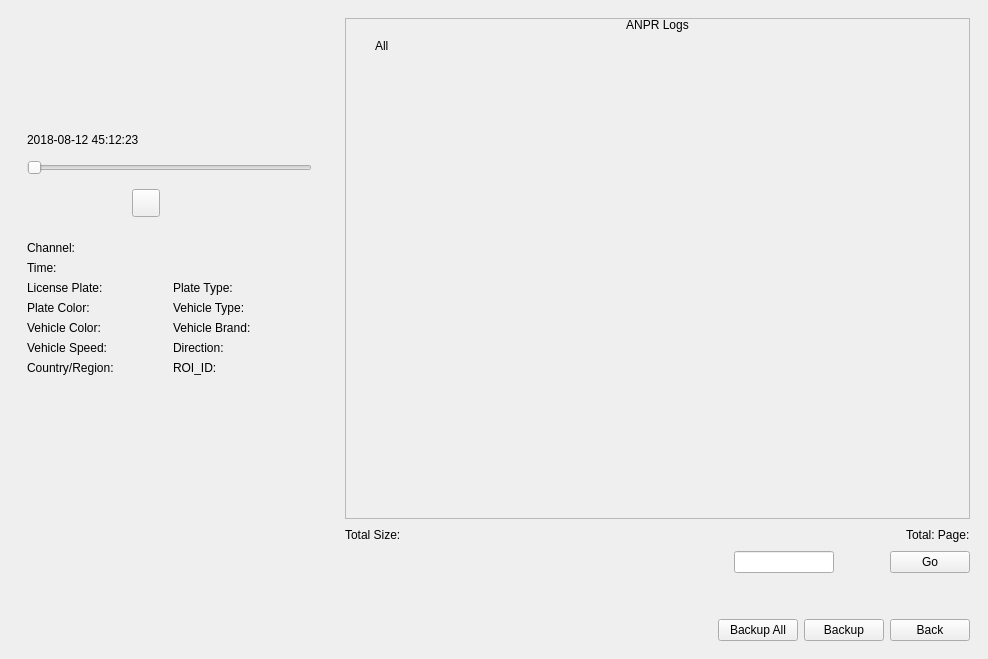
<?xml version="1.0" encoding="UTF-8"?>
<ui version="4.0">
 <class>AnprAnalysis</class>
 <widget class="QWidget" name="AnprAnalysis">
  <property name="geometry">
   <rect>
    <x>0</x>
    <y>0</y>
    <width>988</width>
    <height>659</height>
   </rect>
  </property>
  <property name="windowTitle">
   <string>Form</string>
  </property>
  <layout class="QGridLayout" name="gridLayout">
   <property name="leftMargin">
    <number>0</number>
   </property>
   <property name="topMargin">
    <number>0</number>
   </property>
   <property name="rightMargin">
    <number>0</number>
   </property>
   <property name="bottomMargin">
    <number>0</number>
   </property>
   <item row="0" column="0">
    <widget class="QStackedWidget" name="stackedWidget">
     <property name="currentIndex">
      <number>1</number>
     </property>
     <widget class="QWidget" name="page_search">
      <layout class="QVBoxLayout" name="verticalLayout">
       <item>
        <layout class="QGridLayout" name="gridLayout_2">
         <item row="8" column="1">
          <widget class="QWidget" name="widget_6" native="true">
           <layout class="QHBoxLayout" name="horizontalLayout_3">
            <property name="leftMargin">
             <number>0</number>
            </property>
            <property name="topMargin">
             <number>0</number>
            </property>
            <property name="rightMargin">
             <number>0</number>
            </property>
            <property name="bottomMargin">
             <number>0</number>
            </property>
            <item>
             <widget class="MyDateEdit" name="dateEdit_start"/>
            </item>
            <item>
             <widget class="MyTimeEdit" name="timeEdit_start"/>
            </item>
           </layout>
          </widget>
         </item>
         <item row="2" column="0">
          <widget class="QLabel" name="label_licensePlate">
           <property name="text">
            <string>License Plate</string>
           </property>
          </widget>
         </item>
         <item row="1" column="1">
          <widget class="ComboBox" name="comboBoxLicensePlateType"/>
         </item>
         <item row="4" column="1">
          <widget class="ComboBox" name="comboBoxVehicleType"/>
         </item>
         <item row="7" column="0">
          <widget class="QLabel" name="labelDirection">
           <property name="text">
            <string>Direction</string>
           </property>
          </widget>
         </item>
         <item row="6" column="0">
          <widget class="QLabel" name="labelVehicleSpeed">
           <property name="text">
            <string>Vehicle Speed</string>
           </property>
          </widget>
         </item>
         <item row="5" column="1">
          <widget class="ComboBox" name="comboBoxVehicleColor"/>
         </item>
         <item row="7" column="1">
          <widget class="ComboBox" name="comboBoxDirection"/>
         </item>
         <item row="3" column="0">
          <widget class="QLabel" name="labelPlateColor">
           <property name="text">
            <string>Plate Color</string>
           </property>
          </widget>
         </item>
         <item row="9" column="0">
          <widget class="QLabel" name="label_endTime">
           <property name="text">
            <string>End Time</string>
           </property>
          </widget>
         </item>
         <item row="8" column="0">
          <widget class="QLabel" name="label_startTime">
           <property name="text">
            <string>Start Time</string>
           </property>
          </widget>
         </item>
         <item row="3" column="1">
          <widget class="ComboBox" name="comboBoxPlateColor"/>
         </item>
         <item row="0" column="0">
          <widget class="QWidget" name="widget_1" native="true">
           <property name="sizePolicy">
            <sizepolicy hsizetype="Preferred" vsizetype="Preferred">
             <horstretch>1</horstretch>
             <verstretch>0</verstretch>
            </sizepolicy>
           </property>
           <layout class="QVBoxLayout" name="verticalLayout_2">
            <property name="leftMargin">
             <number>0</number>
            </property>
            <property name="topMargin">
             <number>0</number>
            </property>
            <property name="rightMargin">
             <number>0</number>
            </property>
            <property name="bottomMargin">
             <number>0</number>
            </property>
            <item>
             <widget class="QLabel" name="label_channel">
              <property name="text">
               <string>Channel</string>
              </property>
             </widget>
            </item>
            <item>
             <widget class="QWidget" name="widget" native="true">
              <property name="sizePolicy">
               <sizepolicy hsizetype="Preferred" vsizetype="Preferred">
                <horstretch>0</horstretch>
                <verstretch>1</verstretch>
               </sizepolicy>
              </property>
             </widget>
            </item>
           </layout>
          </widget>
         </item>
         <item row="2" column="1">
          <widget class="MyLineEdit" name="lineEdit_licensePlate">
           <property name="maxLength">
            <number>64</number>
           </property>
          </widget>
         </item>
         <item row="5" column="0">
          <widget class="QLabel" name="labelVehicleColor">
           <property name="text">
            <string>Vehicle Color</string>
           </property>
          </widget>
         </item>
         <item row="0" column="1">
          <widget class="CheckBoxGroup" name="checkBoxGroup_channel" native="true">
           <property name="sizePolicy">
            <sizepolicy hsizetype="Preferred" vsizetype="Preferred">
             <horstretch>4</horstretch>
             <verstretch>0</verstretch>
            </sizepolicy>
           </property>
          </widget>
         </item>
         <item row="1" column="0">
          <widget class="MyLabel" name="labelLicensePlateType">
           <property name="text">
            <string>License Plate Type</string>
           </property>
          </widget>
         </item>
         <item row="6" column="1">
          <widget class="QWidget" name="widget_5" native="true">
           <layout class="QHBoxLayout" name="horizontalLayout_2">
            <property name="leftMargin">
             <number>0</number>
            </property>
            <property name="topMargin">
             <number>0</number>
            </property>
            <property name="rightMargin">
             <number>0</number>
            </property>
            <property name="bottomMargin">
             <number>0</number>
            </property>
            <item>
             <widget class="ComboBox" name="comboBoxSpeed">
              <property name="sizePolicy">
               <sizepolicy hsizetype="Preferred" vsizetype="Fixed">
                <horstretch>1</horstretch>
                <verstretch>0</verstretch>
               </sizepolicy>
              </property>
             </widget>
            </item>
            <item>
             <widget class="MyLineEdit" name="lineEditSpeed">
              <property name="sizePolicy">
               <sizepolicy hsizetype="Expanding" vsizetype="Fixed">
                <horstretch>1</horstretch>
                <verstretch>0</verstretch>
               </sizepolicy>
              </property>
              <property name="maxLength">
               <number>3</number>
              </property>
             </widget>
            </item>
            <item>
             <widget class="BlueLabel" name="labelSppedText">
              <property name="text">
               <string>0~999Km/h</string>
              </property>
             </widget>
            </item>
           </layout>
          </widget>
         </item>
         <item row="4" column="0">
          <widget class="QLabel" name="labelVehicleType">
           <property name="text">
            <string>Vehicle Type</string>
           </property>
          </widget>
         </item>
         <item row="9" column="1">
          <widget class="QWidget" name="widget_7" native="true">
           <layout class="QHBoxLayout" name="horizontalLayout_4">
            <property name="leftMargin">
             <number>0</number>
            </property>
            <property name="topMargin">
             <number>0</number>
            </property>
            <property name="rightMargin">
             <number>0</number>
            </property>
            <property name="bottomMargin">
             <number>0</number>
            </property>
            <item>
             <widget class="MyDateEdit" name="dateEdit_end"/>
            </item>
            <item>
             <widget class="MyTimeEdit" name="timeEdit_end"/>
            </item>
           </layout>
          </widget>
         </item>
        </layout>
       </item>
       <item>
        <spacer name="verticalSpacer_2">
         <property name="orientation">
          <enum>Qt::Vertical</enum>
         </property>
         <property name="sizeHint" stdset="0">
          <size>
           <width>20</width>
           <height>352</height>
          </size>
         </property>
        </spacer>
       </item>
       <item>
        <layout class="QHBoxLayout" name="horizontalLayout">
         <item>
          <spacer name="horizontalSpacer">
           <property name="orientation">
            <enum>Qt::Horizontal</enum>
           </property>
           <property name="sizeHint" stdset="0">
            <size>
             <width>40</width>
             <height>20</height>
            </size>
           </property>
          </spacer>
         </item>
         <item>
          <widget class="QPushButton" name="pushButton_search">
           <property name="text">
            <string>Search</string>
           </property>
          </widget>
         </item>
         <item>
          <widget class="QPushButton" name="pushButton_back">
           <property name="text">
            <string>Back</string>
           </property>
          </widget>
         </item>
        </layout>
       </item>
      </layout>
     </widget>
     <widget class="QWidget" name="page_result">
      <layout class="QGridLayout" name="gridLayout_4">
       <item row="0" column="0">
        <widget class="QWidget" name="widget_left" native="true">
         <property name="sizePolicy">
          <sizepolicy hsizetype="Preferred" vsizetype="Expanding">
           <horstretch>1</horstretch>
           <verstretch>0</verstretch>
          </sizepolicy>
         </property>
         <layout class="QVBoxLayout" name="verticalLayout_6">
          <item>
           <widget class="CommonVideo" name="commonVideo" native="true">
            <property name="minimumSize">
             <size>
              <width>0</width>
              <height>100</height>
             </size>
            </property>
           </widget>
          </item>
          <item>
           <widget class="QWidget" name="widget_4" native="true">
            <property name="minimumSize">
             <size>
              <width>0</width>
              <height>100</height>
             </size>
            </property>
            <layout class="QVBoxLayout" name="verticalLayout_7">
             <item>
              <widget class="QLabel" name="label_playTime">
               <property name="text">
                <string>2018-08-12 45:12:23</string>
               </property>
               <property name="style" stdset="0">
                <string>transparent</string>
               </property>
              </widget>
             </item>
             <item>
              <widget class="TimeSlider" name="timeSlider">
               <property name="minimumSize">
                <size>
                 <width>0</width>
                 <height>30</height>
                </size>
               </property>
               <property name="orientation">
                <enum>Qt::Horizontal</enum>
               </property>
              </widget>
             </item>
             <item>
              <layout class="QHBoxLayout" name="horizontalLayout_7">
               <property name="spacing">
                <number>20</number>
               </property>
               <item>
                <spacer name="horizontalSpacer_4">
                 <property name="orientation">
                  <enum>Qt::Horizontal</enum>
                 </property>
                 <property name="sizeHint" stdset="0">
                  <size>
                   <width>40</width>
                   <height>20</height>
                  </size>
                 </property>
                </spacer>
               </item>
               <item>
                <widget class="QToolButton" name="toolButton_stop">
                 <property name="minimumSize">
                  <size>
                   <width>28</width>
                   <height>28</height>
                  </size>
                 </property>
                 <property name="styleSheet">
                  <string notr="true">QToolButton
{
	border: 0px;
	border-image: url(:/retrieve/retrieve/stop.png);
}
QToolButton:hover
{
	border-image: url(:/retrieve/retrieve/stop_hover.png);
}
QToolButton:pressed
{
	border-image: url(:/retrieve/retrieve/stop.png);
}</string>
                 </property>
                 <property name="text">
                  <string/>
                 </property>
                </widget>
               </item>
               <item>
                <widget class="QToolButton" name="toolButton_play">
                 <property name="minimumSize">
                  <size>
                   <width>28</width>
                   <height>28</height>
                  </size>
                 </property>
                 <property name="styleSheet">
                  <string notr="true">QToolButton[state=&quot;play&quot;]
{
	border: 0px;
	border-image: url(:/retrieve/retrieve/playbutton.png);
}
QToolButton[state=&quot;play&quot;]:hover
{
	border-image: url(:/retrieve/retrieve/playbutton_hover.png);
}
QToolButton[state=&quot;play&quot;]:pressed
{
	border-image: url(:/retrieve/retrieve/playbutton.png);
}

QToolButton[state=&quot;pause&quot;]
{
	border: 0px;
	border-image: url(:/retrieve/retrieve/pause.png);
}
QToolButton[state=&quot;pause&quot;]:hover
{
	border-image: url(:/retrieve/retrieve/pause_hover.png);
}
QToolButton[state=&quot;pause&quot;]:pressed
{
	border-image: url(:/retrieve/retrieve/pause.png);
}</string>
                 </property>
                 <property name="text">
                  <string/>
                 </property>
                 <property name="state" stdset="0">
                  <string>play</string>
                 </property>
                </widget>
               </item>
               <item>
                <widget class="QToolButton" name="toolButton_previous">
                 <property name="minimumSize">
                  <size>
                   <width>28</width>
                   <height>28</height>
                  </size>
                 </property>
                 <property name="styleSheet">
                  <string notr="true">QToolButton
{
	border: 0px;
	border-image: url(:/retrieve/retrieve/previous.png);
}
QToolButton:hover
{
	border-image: url(:/retrieve/retrieve/previous_hover.png);
}
QToolButton:pressed
{
	border-image: url(:/retrieve/retrieve/previous.png);
}</string>
                 </property>
                 <property name="text">
                  <string/>
                 </property>
                </widget>
               </item>
               <item>
                <widget class="QToolButton" name="toolButton_next">
                 <property name="minimumSize">
                  <size>
                   <width>28</width>
                   <height>28</height>
                  </size>
                 </property>
                 <property name="styleSheet">
                  <string notr="true">QToolButton
{
	border: 0px;
	border-image: url(:/retrieve/retrieve/next.png);
}
QToolButton:hover
{
	border-image: url(:/retrieve/retrieve/next_hover.png);
}
QToolButton:pressed
{
	border-image: url(:/retrieve/retrieve/next.png);
}</string>
                 </property>
                 <property name="text">
                  <string/>
                 </property>
                </widget>
               </item>
               <item>
                <spacer name="horizontalSpacer_3">
                 <property name="orientation">
                  <enum>Qt::Horizontal</enum>
                 </property>
                 <property name="sizeHint" stdset="0">
                  <size>
                   <width>40</width>
                   <height>20</height>
                  </size>
                 </property>
                </spacer>
               </item>
              </layout>
             </item>
            </layout>
           </widget>
          </item>
          <item>
           <widget class="QWidget" name="widget_2" native="true">
            <property name="sizePolicy">
             <sizepolicy hsizetype="Preferred" vsizetype="Preferred">
              <horstretch>0</horstretch>
              <verstretch>1</verstretch>
             </sizepolicy>
            </property>
            <layout class="QVBoxLayout" name="verticalLayout_4">
             <item>
              <layout class="QGridLayout" name="gridLayout_3">
               <item row="5" column="0">
                <widget class="NormalLabel" name="labelAnprSpeed">
                 <property name="text">
                  <string>Vehicle Speed:</string>
                 </property>
                </widget>
               </item>
               <item row="0" column="0" colspan="2">
                <widget class="NormalLabel" name="label_anprChannel">
                 <property name="text">
                  <string>Channel: </string>
                 </property>
                </widget>
               </item>
               <item row="3" column="0">
                <widget class="NormalLabel" name="labelAnprPlateColor">
                 <property name="text">
                  <string>Plate Color:</string>
                 </property>
                </widget>
               </item>
               <item row="2" column="0">
                <widget class="NormalLabel" name="label_anprPlate">
                 <property name="text">
                  <string>License Plate:</string>
                 </property>
                </widget>
               </item>
               <item row="4" column="0">
                <widget class="NormalLabel" name="labelAnprVehicleColor">
                 <property name="text">
                  <string>Vehicle Color:</string>
                 </property>
                </widget>
               </item>
               <item row="5" column="1">
                <widget class="NormalLabel" name="label_anprDirection">
                 <property name="text">
                  <string>Direction:</string>
                 </property>
                </widget>
               </item>
               <item row="3" column="1">
                <widget class="NormalLabel" name="labelAnprVehicleType">
                 <property name="text">
                  <string>Vehicle Type:</string>
                 </property>
                </widget>
               </item>
               <item row="2" column="1">
                <widget class="NormalLabel" name="label_anprType">
                 <property name="text">
                  <string>Plate Type:</string>
                 </property>
                </widget>
               </item>
               <item row="4" column="1">
                <widget class="NormalLabel" name="labelAnprVehicleBrand">
                 <property name="text">
                  <string>Vehicle Brand:</string>
                 </property>
                </widget>
               </item>
               <item row="1" column="0" colspan="2">
                <widget class="NormalLabel" name="label_anprTime">
                 <property name="text">
                  <string>Time: </string>
                 </property>
                </widget>
               </item>
               <item row="6" column="1">
                <widget class="NormalLabel" name="label_anprRoi">
                 <property name="text">
                  <string>ROI_ID:</string>
                 </property>
                </widget>
               </item>
               <item row="6" column="0">
                <widget class="NormalLabel" name="label_anprRegion">
                 <property name="text">
                  <string>Country/Region:</string>
                 </property>
                </widget>
               </item>
              </layout>
             </item>
             <item>
              <spacer name="verticalSpacer">
               <property name="orientation">
                <enum>Qt::Vertical</enum>
               </property>
               <property name="sizeHint" stdset="0">
                <size>
                 <width>20</width>
                 <height>10</height>
                </size>
               </property>
              </spacer>
             </item>
            </layout>
           </widget>
          </item>
         </layout>
        </widget>
       </item>
       <item row="0" column="1">
        <widget class="QWidget" name="widget_right" native="true">
         <property name="sizePolicy">
          <sizepolicy hsizetype="Preferred" vsizetype="Expanding">
           <horstretch>2</horstretch>
           <verstretch>0</verstretch>
          </sizepolicy>
         </property>
         <layout class="QVBoxLayout" name="verticalLayout_5">
          <item>
           <widget class="QWidget" name="widget_itemContent" native="true">
            <property name="sizePolicy">
             <sizepolicy hsizetype="Preferred" vsizetype="Preferred">
              <horstretch>0</horstretch>
              <verstretch>1</verstretch>
             </sizepolicy>
            </property>
            <property name="styleSheet">
             <string notr="true">QWidget#widget_itemContent
{
border: 1px solid #B9B9B9;
}

QCheckBox
{
background-color: transparent;
border: 0px;
padding-left: 10px;
padding-right: 0px;
}</string>
            </property>
            <layout class="QVBoxLayout" name="verticalLayout_3">
             <property name="leftMargin">
              <number>0</number>
             </property>
             <property name="topMargin">
              <number>0</number>
             </property>
             <property name="rightMargin">
              <number>0</number>
             </property>
             <property name="bottomMargin">
              <number>0</number>
             </property>
             <item>
              <widget class="QLabel" name="label_anprLogs">
               <property name="text">
                <string>ANPR Logs</string>
               </property>
               <property name="alignment">
                <set>Qt::AlignCenter</set>
               </property>
              </widget>
             </item>
             <item>
              <widget class="QCheckBox" name="checkBox_all">
               <property name="text">
                <string>All</string>
               </property>
              </widget>
             </item>
             <item>
              <widget class="QWidget" name="widget_3" native="true">
               <property name="sizePolicy">
                <sizepolicy hsizetype="Preferred" vsizetype="Preferred">
                 <horstretch>0</horstretch>
                 <verstretch>1</verstretch>
                </sizepolicy>
               </property>
               <layout class="QGridLayout" name="gridLayout_item"/>
              </widget>
             </item>
            </layout>
           </widget>
          </item>
          <item>
           <layout class="QHBoxLayout" name="horizontalLayout_10">
            <item>
             <widget class="QLabel" name="label_size">
              <property name="sizePolicy">
               <sizepolicy hsizetype="Expanding" vsizetype="Preferred">
                <horstretch>0</horstretch>
                <verstretch>0</verstretch>
               </sizepolicy>
              </property>
              <property name="text">
               <string>Total Size:</string>
              </property>
              <property name="style" stdset="0">
               <string>transparent</string>
              </property>
             </widget>
            </item>
            <item>
             <spacer name="horizontalSpacer_6">
              <property name="orientation">
               <enum>Qt::Horizontal</enum>
              </property>
              <property name="sizeHint" stdset="0">
               <size>
                <width>40</width>
                <height>20</height>
               </size>
              </property>
             </spacer>
            </item>
            <item>
             <widget class="QLabel" name="label_page">
              <property name="text">
               <string>Total: Page:</string>
              </property>
              <property name="style" stdset="0">
               <string>transparent</string>
              </property>
             </widget>
            </item>
           </layout>
          </item>
          <item>
           <layout class="QHBoxLayout" name="horizontalLayout_9">
            <item>
             <spacer name="horizontalSpacer_5">
              <property name="orientation">
               <enum>Qt::Horizontal</enum>
              </property>
              <property name="sizeHint" stdset="0">
               <size>
                <width>40</width>
                <height>20</height>
               </size>
              </property>
             </spacer>
            </item>
            <item>
             <widget class="QToolButton" name="toolButton_firstPage">
              <property name="styleSheet">
               <string notr="true">QToolButton
{
	border: 0px;
	border-image: url(:/playback/playback/startpage_g.png);
}
QToolButton:hover
{
	border-image: url(:/playback/playback/startpage_b.png);
}
QToolButton:focus
{
	border-image: url(:/playback/playback/startpage_b.png);
}
QToolButton:pressed
{
	border-image: url(:/playback/playback/startpage_g.png);
}</string>
              </property>
              <property name="text">
               <string/>
              </property>
             </widget>
            </item>
            <item>
             <widget class="QToolButton" name="toolButton_previousPage">
              <property name="styleSheet">
               <string notr="true">QToolButton
{
	border: 0px;
	border-image: url(:/playback/playback/prevpage_g.png);
}
QToolButton:hover
{
	border-image: url(:/playback/playback/prevpage_b.png);
}
QToolButton:focus
{
	border-image: url(:/playback/playback/prevpage_b.png);
}
QToolButton:pressed
{
	border-image: url(:/playback/playback/prevpage_g.png);
}</string>
              </property>
              <property name="text">
               <string/>
              </property>
             </widget>
            </item>
            <item>
             <widget class="MyLineEditPage" name="lineEdit_page">
              <property name="maximumSize">
               <size>
                <width>100</width>
                <height>16777215</height>
               </size>
              </property>
              <property name="alignment">
               <set>Qt::AlignCenter</set>
              </property>
             </widget>
            </item>
            <item>
             <widget class="QToolButton" name="toolButton_nextPage">
              <property name="styleSheet">
               <string notr="true">QToolButton
{
	border: 0px;
	border-image: url(:/playback/playback/nextpage_g.png);
}
QToolButton:hover
{
	border-image: url(:/playback/playback/nextpage_b.png);
}
QToolButton:focus
{
	border-image: url(:/playback/playback/nextpage_b.png);
}
QToolButton:pressed
{
	border-image: url(:/playback/playback/nextpage_g.png);
}</string>
              </property>
              <property name="text">
               <string/>
              </property>
             </widget>
            </item>
            <item>
             <widget class="QToolButton" name="toolButton_lastPage">
              <property name="styleSheet">
               <string notr="true">QToolButton
{
	border: 0px;
	border-image: url(:/playback/playback/endpage_g.png);
}
QToolButton:hover
{
	border-image: url(:/playback/playback/endpage_b.png);
}
QToolButton:focus
{
	border-image: url(:/playback/playback/endpage_b.png);
}
QToolButton:pressed
{
	border-image: url(:/playback/playback/endpage_g.png);
}</string>
              </property>
              <property name="text">
               <string/>
              </property>
             </widget>
            </item>
            <item>
             <widget class="PushButtonPage" name="pushButton_go">
              <property name="text">
               <string>Go</string>
              </property>
             </widget>
            </item>
           </layout>
          </item>
          <item>
           <spacer name="verticalSpacer_3">
            <property name="orientation">
             <enum>Qt::Vertical</enum>
            </property>
            <property name="sizeHint" stdset="0">
             <size>
              <width>20</width>
              <height>40</height>
             </size>
            </property>
           </spacer>
          </item>
          <item>
           <layout class="QHBoxLayout" name="horizontalLayout_5">
            <item>
             <spacer name="horizontalSpacer_2">
              <property name="orientation">
               <enum>Qt::Horizontal</enum>
              </property>
              <property name="sizeHint" stdset="0">
               <size>
                <width>40</width>
                <height>20</height>
               </size>
              </property>
             </spacer>
            </item>
            <item>
             <widget class="MyPushButton" name="pushButton_backupAll">
              <property name="text">
               <string>Backup All</string>
              </property>
             </widget>
            </item>
            <item>
             <widget class="MyPushButton" name="pushButton_backup">
              <property name="text">
               <string>Backup</string>
              </property>
             </widget>
            </item>
            <item>
             <widget class="MyPushButton" name="pushButton_back_2">
              <property name="text">
               <string>Back</string>
              </property>
             </widget>
            </item>
           </layout>
          </item>
         </layout>
        </widget>
       </item>
      </layout>
     </widget>
    </widget>
   </item>
  </layout>
 </widget>
 <customwidgets>
  <customwidget>
   <class>ComboBox</class>
   <extends>QComboBox</extends>
   <header>combobox.h</header>
  </customwidget>
  <customwidget>
   <class>CommonVideo</class>
   <extends>QWidget</extends>
   <header>commonvideo.h</header>
   <container>1</container>
  </customwidget>
  <customwidget>
   <class>MyPushButton</class>
   <extends>QPushButton</extends>
   <header>mypushbutton.h</header>
  </customwidget>
  <customwidget>
   <class>MyLineEdit</class>
   <extends>QLineEdit</extends>
   <header>mylineedit.h</header>
  </customwidget>
  <customwidget>
   <class>MyTimeEdit</class>
   <extends>QTimeEdit</extends>
   <header>mytimeedit.h</header>
  </customwidget>
  <customwidget>
   <class>NormalLabel</class>
   <extends>QLabel</extends>
   <header>normallabel.h</header>
  </customwidget>
  <customwidget>
   <class>MyLabel</class>
   <extends>QLabel</extends>
   <header>mylabel.h</header>
  </customwidget>
  <customwidget>
   <class>CheckBoxGroup</class>
   <extends>QWidget</extends>
   <header>checkboxgroup.h</header>
   <container>1</container>
  </customwidget>
  <customwidget>
   <class>MyDateEdit</class>
   <extends>QDateEdit</extends>
   <header>mydateedit.h</header>
  </customwidget>
  <customwidget>
   <class>MyLineEditPage</class>
   <extends>QLineEdit</extends>
   <header>mylineeditpage.h</header>
  </customwidget>
  <customwidget>
   <class>TimeSlider</class>
   <extends>QSlider</extends>
   <header>timeslider.h</header>
   <container>1</container>
  </customwidget>
  <customwidget>
   <class>PushButtonPage</class>
   <extends>QPushButton</extends>
   <header>PushButtonPage.h</header>
  </customwidget>
  <customwidget>
   <class>BlueLabel</class>
   <extends>QLabel</extends>
   <header>bluelabel.h</header>
  </customwidget>
 </customwidgets>
 <resources/>
 <connections/>
</ui>
